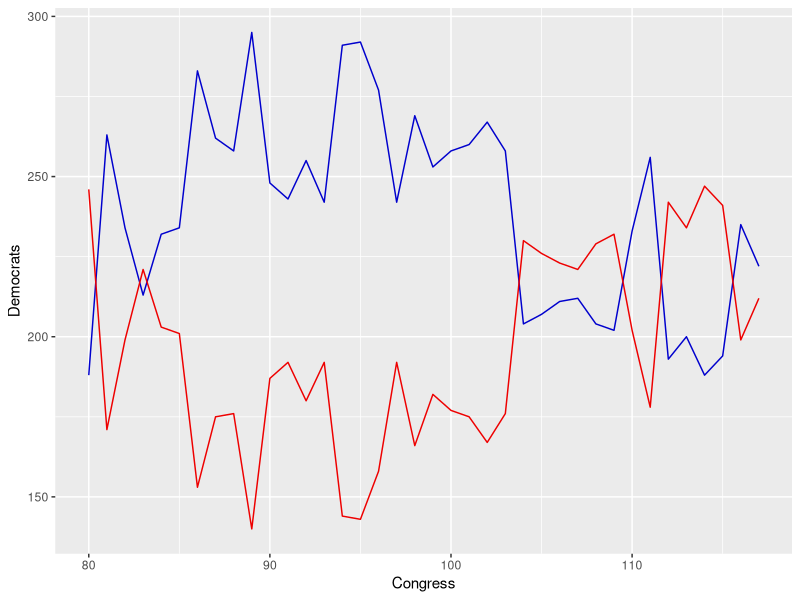
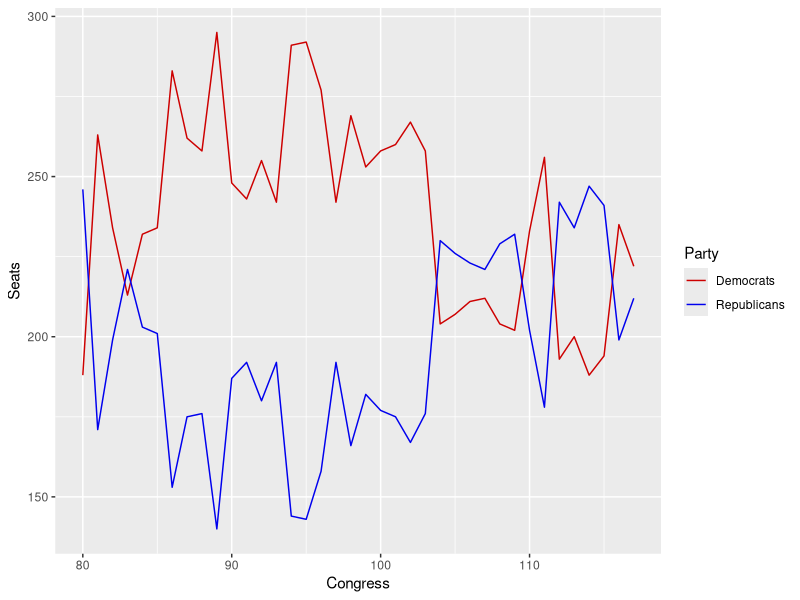

Here is the R script that generated these plots, in order:
## ---- chunk 1
library(tidyverse)
seatshare <- read.csv("seatshare.csv")

seatshare <- seatshare %>%
  mutate(Congress = parse_number(Congress))

ggplot(seatshare, aes(x = Congress)) +
  geom_line(aes(y = Democrats), color = "blue3") +
  geom_line(aes(y = Republicans), color = "red2")

seatshare_long <- seatshare %>%
  select(Congress, Democrats, Republicans) %>%
  gather(key = Party, value = Seats, -Congress)


ggplot(seatshare_long, aes(x = Congress, y = Seats, col = Party)) +
  geom_line() +
  scale_color_manual(values=c('red3','blue2'))
